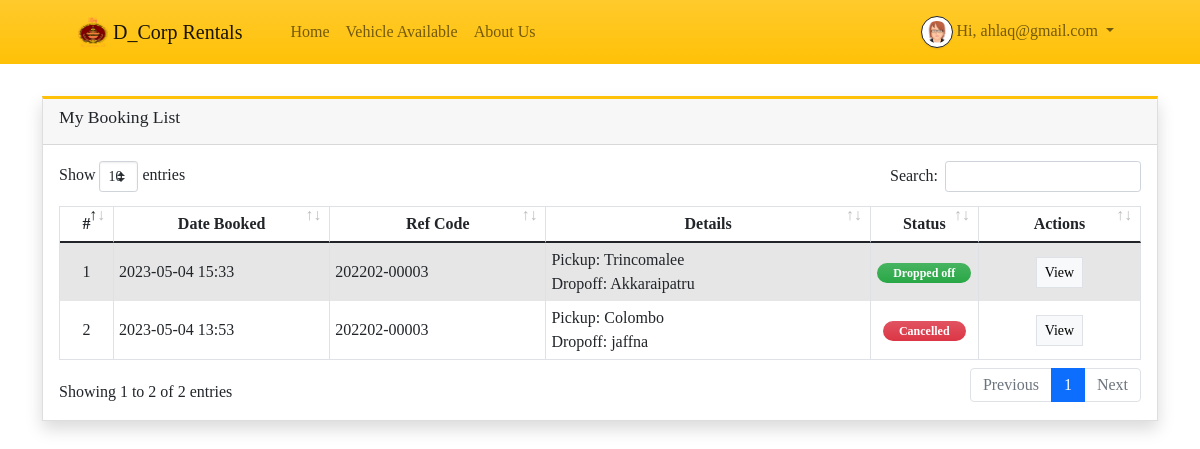
/?p=booking_list (signed in), run on the app's committed database.
### tables this page shows
CREATE TABLE `booking_list` (
  `id` int(30) NOT NULL,
  `ref_code` varchar(100) NOT NULL,
  `client_id` int(30) NOT NULL,
  `cab_id` int(30) NOT NULL,
  `pickup_zone` text NOT NULL,
  `drop_zone` text NOT NULL,
  `status` tinyint(2) NOT NULL DEFAULT 0 COMMENT '0 = Pending,\r\n1 = Driver has Confirmed,\r\n2 = Pickup,\r\n3 = drop-off,\r\n4 = cancelled',
  `date_created` datetime NOT NULL DEFAULT current_timestamp(),
  `date_updated` datetime DEFAULT NULL ON UPDATE current_timestamp()
);

### classes/DBConnection.php (called while the page is built, shortened)
<?php
class DBConnection{
    private $host = DB_SERVER;
    private $username = DB_USERNAME;
    private $password = DB_PASSWORD;
    private $database = DB_NAME;
    public $conn;
    public function __construct(){
        if (!isset($this->conn)) {
            $this->conn = new mysqli($this->host, $this->username, $this->password, $this->database);
        }
    }
}
?>

### classes/SystemSettings.php (called while the page is built, shortened)
<?php
class SystemSettings extends DBConnection{
	function userdata($field = ''){
		if(!empty($field)){
			if(isset($_SESSION['userdata'][$field]))
				return $_SESSION['userdata'][$field];
			else
				return null;
		}else{
			return false;
		}
	}
}
$_settings = new SystemSettings();
?>

### booking_list.php (the view, shortened to what this page needs)
<div class="content py-5 mt-5">
    <div class="container">
        <div class="card card-outline card-warning shadow rounded-0">
            <div class="card-header">
                <h4 class="card-title">My Booking List</h4>
            </div>
            <div class="card-body">
                <table class="table table-striped table-bordered">
                    <colgroup>
                        <col width="5%">
                        <col width="20%">
                        <col width="20%">
                        <col width="30%">
                        <col width="10%">
                        <col width="15%">
                    </colgroup>
                    <thead>
                        <tr>
                            <th class="text-center">#</th>
                            <th class="text-center">Date Booked</th>
                            <th class="text-center">Ref Code</th>
                            <th class="text-center">Details</th>
                            <th class="text-center">Status</th>
                            <th class="text-center">Actions</th>
                        </tr>
                    </thead>
                    <tbody>
                        <?php
                        $i = 1;
                            $qry = $conn->query("SELECT * FROM `booking_list` where client_id = '{$_settings->userdata('id')}' order by unix_timestamp(date_created) desc");
                            while($row = $qry->fetch_assoc()):
                        ?>
                        <tr>
                            <td class="text-center"><?= $i++; ?></td>
                            <td><?= date("Y-m-d H:i", strtotime($row['date_created'])) ?></td>
                            <td><?= $row['ref_code'] ?></td>
                            <td>
                                <p class="m-0 truncate-1">Pickup: <?= $row['pickup_zone'] ?></p>
                                <p class="m-0 truncate-1">Dropoff: <?= $row['drop_zone'] ?></p>
                            </td>
                            <td class="text-center">
                                <?php
                                    switch($row['status']){
                                        case 3:
                                            echo "<span class='badge badge-success bg-gradient-success px-3 rounded-pill'>Dropped off</span>";
                                            break;
                                        case 4:
                                            echo "<span class='badge badge-danger bg-gradient-danger px-3 rounded-pill'>Cancelled</span>";
                                            break;
                                    }
                                ?>
                            </td>
                            <td class="text-center">
                                <button type="button" class="btn btn-flat btn-light border btn-sm view_data" data-id="<?= $row['id'] ?>">View</button>
                            </td>
                        </tr>
                        <?php endwhile; ?>
                    </tbody>
                </table>
            </div>
        </div>
    </div>
</div>

### data on the page
booking_list: date_created "2023-05-04 15:33", ref_code "202202-00003", pickup_zone "Trincomalee", drop_zone "Akkaraipatru", status "Dropped off"
booking_list: date_created "2023-05-04 13:53", ref_code "202202-00003", pickup_zone "Colombo", drop_zone "jaffna", status "Cancelled"

### other printed values
$_settings->info('short_name') "D_Corp Rentals"
$_settings->userdata('email') "ahlaq@gmail.com"
